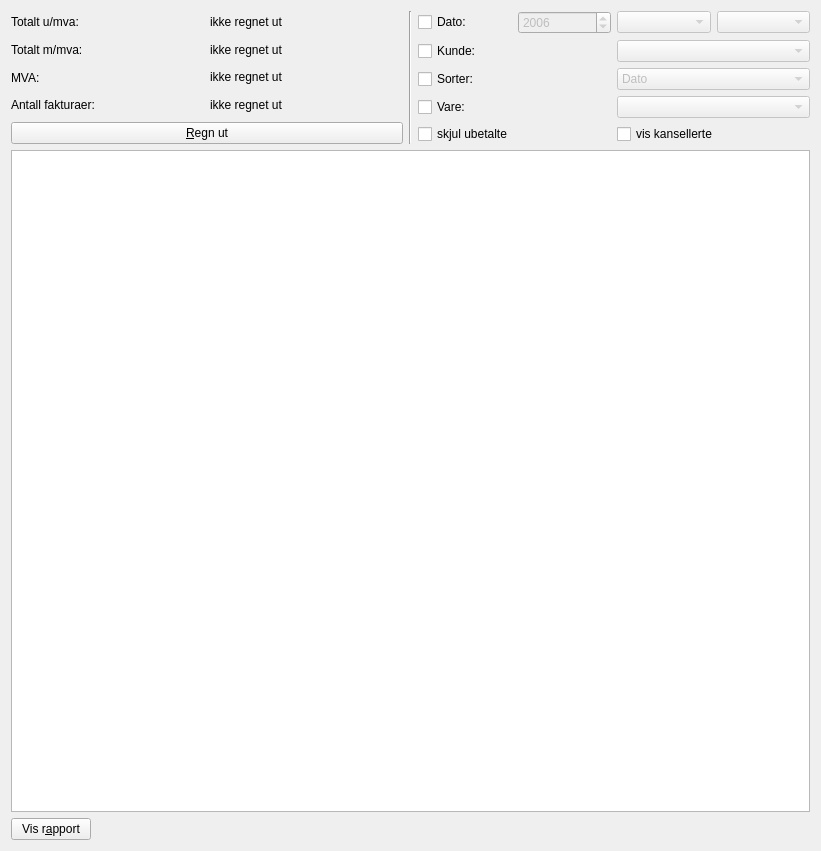
      <widget class="QWidget" name="TabPage_2" >
       <property name="geometry" >
        <rect>
         <x>0</x>
         <y>0</y>
         <width>821</width>
         <height>851</height>
        </rect>
       </property>
       <attribute name="title" >
        <string>&amp;Økonomi</string>
       </attribute>
       <layout class="QGridLayout" name="gridLayout_5" >
        <item row="0" column="0" >
         <layout class="QHBoxLayout" name="horizontalLayout_12" >
          <item>
           <layout class="QVBoxLayout" name="verticalLayout_6" >
            <item>
             <layout class="QHBoxLayout" name="_12" >
              <item>
               <widget class="QLabel" name="myndigheteneRegistrertTekst_2_4" >
                <property name="text" >
                 <string>Totalt u/mva:</string>
                </property>
                <property name="wordWrap" >
                 <bool>false</bool>
                </property>
               </widget>
              </item>
              <item>
               <widget class="QLabel" name="okonomiRegnskapTotalUMva" >
                <property name="text" >
                 <string>ikke regnet ut</string>
                </property>
                <property name="textFormat" >
                 <enum>Qt::RichText</enum>
                </property>
                <property name="wordWrap" >
                 <bool>false</bool>
                </property>
               </widget>
              </item>
             </layout>
            </item>
            <item>
             <layout class="QHBoxLayout" name="_15" >
              <item>
               <widget class="QLabel" name="myndigheteneRegistrertTekst_2_4_3" >
                <property name="text" >
                 <string>Totalt m/mva:</string>
                </property>
                <property name="wordWrap" >
                 <bool>false</bool>
                </property>
               </widget>
              </item>
              <item>
               <widget class="QLabel" name="okonomiRegnskapTotalMMva" >
                <property name="text" >
                 <string>ikke regnet ut</string>
                </property>
                <property name="textFormat" >
                 <enum>Qt::RichText</enum>
                </property>
                <property name="wordWrap" >
                 <bool>false</bool>
                </property>
               </widget>
              </item>
             </layout>
            </item>
            <item>
             <layout class="QHBoxLayout" name="_13" >
              <item>
               <widget class="QLabel" name="textLabel1_9" >
                <property name="text" >
                 <string>MVA:</string>
                </property>
                <property name="wordWrap" >
                 <bool>false</bool>
                </property>
               </widget>
              </item>
              <item>
               <widget class="QLabel" name="okonomiRegnskapMoms" >
                <property name="text" >
                 <string>ikke regnet ut</string>
                </property>
                <property name="textFormat" >
                 <enum>Qt::RichText</enum>
                </property>
                <property name="wordWrap" >
                 <bool>false</bool>
                </property>
               </widget>
              </item>
             </layout>
            </item>
            <item>
             <layout class="QHBoxLayout" name="_14" >
              <item>
               <widget class="QLabel" name="textLabel1_9_2" >
                <property name="text" >
                 <string>Antall fakturaer:</string>
                </property>
                <property name="wordWrap" >
                 <bool>false</bool>
                </property>
               </widget>
              </item>
              <item>
               <widget class="QLabel" name="okonomiRegnskapAntallFakturaer" >
                <property name="text" >
                 <string>ikke regnet ut</string>
                </property>
                <property name="wordWrap" >
                 <bool>false</bool>
                </property>
               </widget>
              </item>
             </layout>
            </item>
            <item>
             <widget class="QPushButton" name="okonomiRegnskapRegnut" >
              <property name="text" >
               <string>&amp;Regn ut</string>
              </property>
              <property name="shortcut" >
               <string>Alt+R</string>
              </property>
             </widget>
            </item>
           </layout>
          </item>
          <item>
           <widget class="Line" name="line4" >
            <property name="frameShape" >
             <enum>QFrame::VLine</enum>
            </property>
            <property name="frameShadow" >
             <enum>QFrame::Sunken</enum>
            </property>
           </widget>
          </item>
          <item>
           <layout class="QVBoxLayout" name="verticalLayout_7" >
            <item>
             <layout class="QHBoxLayout" name="_7" >
              <item>
               <widget class="QCheckBox" name="okonomiAvgrensningerDato" >
                <property name="text" >
                 <string>Dato:</string>
                </property>
               </widget>
              </item>
              <item>
               <widget class="QSpinBox" name="okonomiAvgrensningerDatoAr" >
                <property name="enabled" >
                 <bool>false</bool>
                </property>
                <property name="minimum" >
                 <number>1900</number>
                </property>
                <property name="maximum" >
                 <number>3000</number>
                </property>
                <property name="value" >
                 <number>2006</number>
                </property>
               </widget>
              </item>
              <item>
               <widget class="QComboBox" name="okonomiAvgrensningerDatoManed" >
                <property name="enabled" >
                 <bool>false</bool>
                </property>
                <property name="duplicatesEnabled" >
                 <bool>false</bool>
                </property>
               </widget>
              </item>
              <item>
               <widget class="QComboBox" name="okonomiAvgrensningerDatoPeriode" >
                <property name="enabled" >
                 <bool>false</bool>
                </property>
                <property name="duplicatesEnabled" >
                 <bool>false</bool>
                </property>
               </widget>
              </item>
             </layout>
            </item>
            <item>
             <layout class="QHBoxLayout" name="_8" >
              <item>
               <widget class="QCheckBox" name="okonomiAvgrensningerKunde" >
                <property name="text" >
                 <string>Kunde:</string>
                </property>
               </widget>
              </item>
              <item>
               <widget class="QComboBox" name="okonomiAvgrensningerKundeliste" >
                <property name="enabled" >
                 <bool>false</bool>
                </property>
               </widget>
              </item>
             </layout>
            </item>
            <item>
             <layout class="QHBoxLayout" name="_9" >
              <item>
               <widget class="QCheckBox" name="okonomiSorter" >
                <property name="text" >
                 <string>Sorter:</string>
                </property>
               </widget>
              </item>
              <item>
               <widget class="QComboBox" name="okonomiSorterListe" >
                <property name="enabled" >
                 <bool>false</bool>
                </property>
                <item>
                 <property name="text" >
                  <string>Dato</string>
                 </property>
                </item>
                <item>
                 <property name="text" >
                  <string>Kunde</string>
                 </property>
                </item>
                <item>
                 <property name="text" >
                  <string>Vare</string>
                 </property>
                </item>
               </widget>
              </item>
             </layout>
            </item>
            <item>
             <layout class="QHBoxLayout" name="_10" >
              <item>
               <widget class="QCheckBox" name="okonomiAvgrensningerVare" >
                <property name="text" >
                 <string>Vare:</string>
                </property>
               </widget>
              </item>
              <item>
               <widget class="QComboBox" name="okonomiAvgrensningerVareliste" >
                <property name="enabled" >
                 <bool>false</bool>
                </property>
               </widget>
              </item>
             </layout>
            </item>
            <item>
             <layout class="QHBoxLayout" name="horizontalLayout_2" >
              <item>
               <widget class="QCheckBox" name="okonomiAvgrensningerSkjulUbetalte" >
                <property name="text" >
                 <string>skjul ubetalte</string>
                </property>
               </widget>
              </item>
              <item>
               <widget class="QCheckBox" name="okonomiAvgrensningerVisKansellerte" >
                <property name="text" >
                 <string>vis kansellerte</string>
                </property>
               </widget>
              </item>
             </layout>
            </item>
           </layout>
          </item>
         </layout>
        </item>
        <item row="1" column="0" >
         <widget class="QTextBrowser" name="okonomiDetaljregnskap" >
          <property name="sizePolicy" >
           <sizepolicy vsizetype="Expanding" hsizetype="Expanding" >
            <horstretch>0</horstretch>
            <verstretch>1</verstretch>
           </sizepolicy>
          </property>
          <property name="acceptDrops" >
           <bool>false</bool>
          </property>
          <property name="horizontalScrollBarPolicy" >
           <enum>Qt::ScrollBarAlwaysOff</enum>
          </property>
          <property name="openLinks" >
           <bool>false</bool>
          </property>
         </widget>
        </item>
        <item row="2" column="0" >
         <layout class="QHBoxLayout" name="horizontalLayout_13" >
          <item>
           <widget class="QPushButton" name="okonomiFakturaerSkrivut" >
            <property name="text" >
             <string>Vis r&amp;apport</string>
            </property>
            <property name="shortcut" >
             <string>Alt+A</string>
            </property>
           </widget>
          </item>
          <item>
           <spacer name="spacer15" >
            <property name="orientation" >
             <enum>Qt::Horizontal</enum>
            </property>
            <property name="sizeType" >
             <enum>QSizePolicy::Expanding</enum>
            </property>
            <property name="sizeHint" stdset="0" >
             <size>
              <width>608</width>
              <height>20</height>
             </size>
            </property>
           </spacer>
          </item>
         </layout>
        </item>
       </layout>
      </widget>
